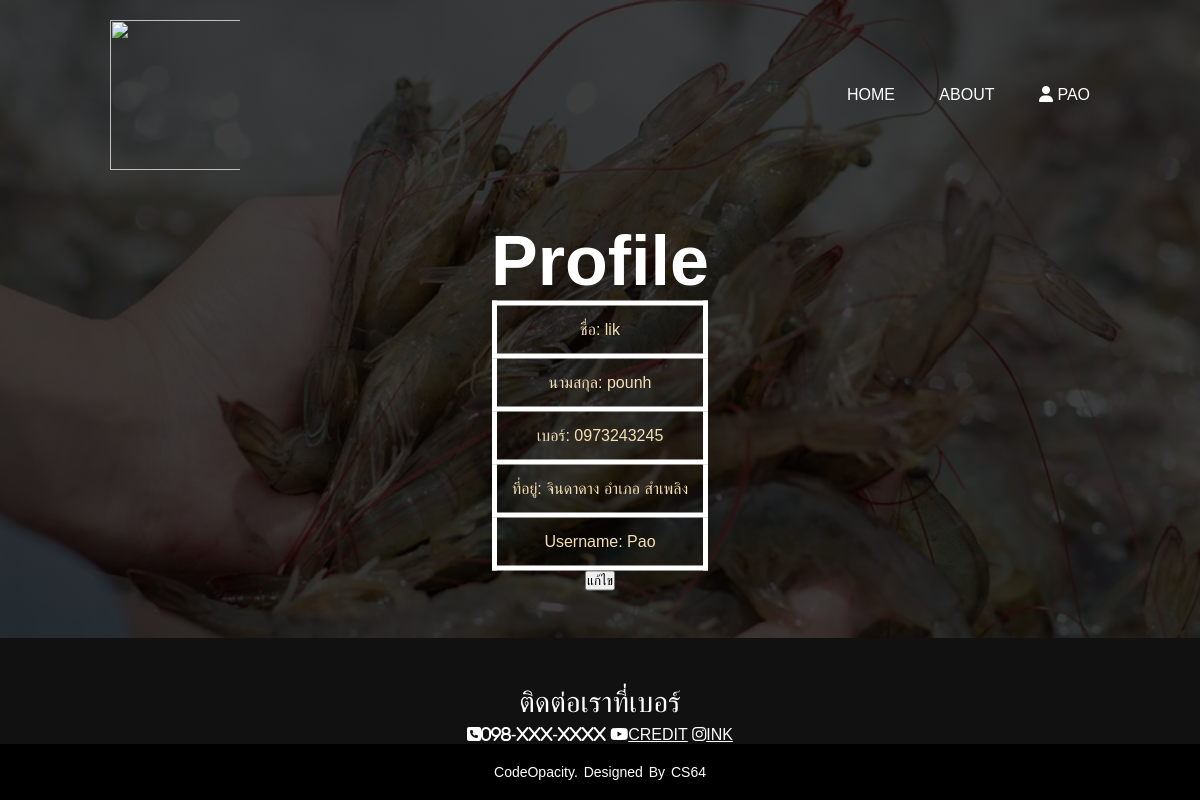
/Paging/profile.php (signed in), run on the app's committed database.
### tables this page shows
CREATE TABLE `customer` (
  `Phone_cus` varchar(10) NOT NULL,
  `name_cus` varchar(20) NOT NULL,
  `sur_cus` varchar(20) NOT NULL,
  `PAID` tinyint(1) DEFAULT 0,
  `role` varchar(5) NOT NULL,
  `address` text NOT NULL,
  `Username` varchar(20) NOT NULL,
  `Password` varchar(20) NOT NULL,
  `IMG` varchar(100) DEFAULT NULL
);

### www/Paging/profile.php (the view, shortened to what this page needs)
<?php
	$Phone=$_SESSION["Phone"];
?>
<html>
    <head>
        <link rel="stylesheet" href="../style.css">
	<?php
include('./Members/ser.php');
$stmt = $pdo->prepare("SELECT * FROM `customer` WHERE `Phone_cus`=? ");
$stmt->bindParam(1,$Phone);
$stmt->execute();
?>
    </head>
    <body>
        <div class="banner">
            <div class="navbar">
                <img src="../logo.jpg" width="150px" height="150px">
                <ul>
				<li><a href="#" id="home" onclick="getPaging(this.id)">Home</a></li>
				<li><a href="#about" id="about" onclick="getPaging(this.id)">About</a></li>
                    <li class="dropdown"><a href="#"><i class="fa-solid fa-user"></i>  <?php
				if (!isset($_SESSION['username'])) {
					echo "Profile";
				}else{
					echo $_SESSION["username"];
				}
				?></a>
                    </li>
                </ul>
            </div>
        </div>
		<div class="content" id="content">
			<h1>Profile</h1>
			<center style="font-size: 20px;">
			<table>
			<?php while ($row = $stmt->fetch()) :?>
				<tr><td>ชื่อ:           <?=$row["name_cus"]?><br></td></tr>
				<tr><td>นามสกุล:       <?=$row["sur_cus"]?><br></td></tr>
				<tr><td>เบอร์:          <?=$row["Phone_cus"]?><br></td></tr>
				<tr><td>ที่อยู่:          <?=$row["address"]?><br></td></tr>
				<tr><td>Username:      <?=$row["Username"]?><br></td></tr>
				<?php endwhile?>
			</table>
				<input type="button" onclick="send()" value="แก้ไข">
				<br>
				<br>
				<br>
				<br>
				</center>
        </div>
    <footer>
	<div class="footer-content">
            <h3>ติดต่อเราที่เบอร์</h3>
	<ul class="list-inline">
        <li class="fa-solid fa-square-phone"></i>098-XXX-XXXX</li>
        <li class="fa fa-youtube"><a style="color:#fcfcfc;" href="https://www.youtube.com/@PatiphanPhengpao">CREDIT</a></li>
        <li class="fa fa-instagram"><a style="color:#fcfcfc;" href="https://www.instagram.com/inkwaruntorn/?hl=th">INK</a></li>
			</ul>
	</div>
	<div class="footer-bottom">
	 <p>codeOpacity. designed by CS64</p>
	</div>
	</footer>
    </body>
</html>

### www/style.css (style rules this page uses)
* { margin: 0; padding: 0; font-family: sans-serif; }
img { padding-left: 20px; }
.banner { width: 100%; height: 100vh; background-image: linear-gradient(rgba(0,0,0,0.75),rgba(0,0,0,0.75)),url(sh.jpg); background-size: cover; background-position: center; }
.navbar { width: 85%; margin: auto; padding: 20px 0; display: flex; align-items: center; justify-content: space-between; }
.navbar ul li { list-style: none; display: inline-block; margin: 0 20px; position: relative; }
.navbar ul li a { text-decoration: none; color: #fff; text-transform: uppercase; }
.navbar ul li::after { content: ''; height: 3px; width: 0; background: #fff; position: absolute; left: 0; bottom: -10px; transition: 0.5s; }
.content { width: 100%; position: absolute; top:50%; transform: translateY(-50%); text-align: center; color: #fff; }
.content h1 { font-size: 70px; margin-top: 80px; }

### www/Paging/profile.php (style rules this page uses)
* { margin: 0; padding: 0; box-sizing: border-box; }
body { background: #fcfcfc; }
footer { position: absolute; bottom: 0; left: 0; right: 0; background: #111; height: auto; width: 100vw; font-family: "Open Sans"; padding-top: 40px; color: #fff; }
.footer-content { display: flex; align-items: center; justify-content: center; flex-direction: column; text-align: center; }
.footer-content h3 { font-size: 1.8rem; font-weight: 400; text-transform: capitalize; line-height: 3rem; }
.footer-bottom { background: #000; width: 100vw; padding: 20px 0; text-align: center; }
.footer-bottom p { font-size: 14px; word-spacing: 2px; text-transform: capitalize; }
table, th, td { border: 5px solid white; border-radius: 10px; border-collapse: collapse; padding: 15px; text-align: center; color: white; }
td { color: wheat; }

### data on the page
customer: name_cus "lik", sur_cus "pounh", Phone_cus "0973243245", address "จินดาดาง อำเภอ สำเพลิง", Username "Pao"

### other printed values
$_SESSION["username"] "PAO"
